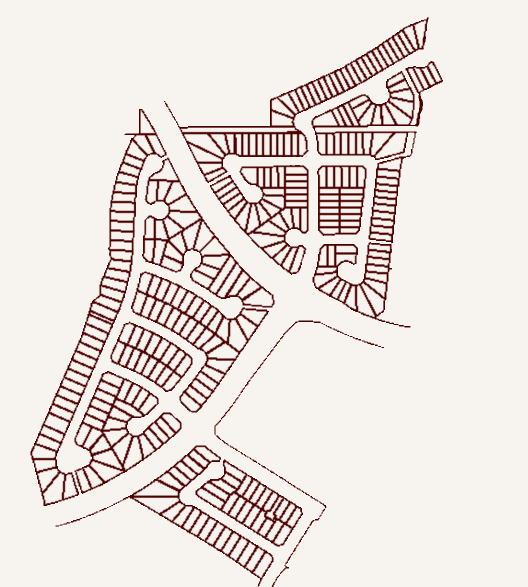
#> input picture map.png, 1056 x 1174 px (shown at 1/2 size)
$ python housecounter.py
#> lines starting #> are read from the running program, lines starting #| are printed output that depends on the picture; after the words box and inside, x2 and y2 are one past the last pixel; in counts of white or black regions, pixels touching at a corner belong together
import cv2 as cv
from matplotlib import colors
import matplotlib.pyplot as plt
import numpy as np
from tqdm import tqdm

# Change these constants to adjust the selection heuristic.
MIN_HOUSE_AREA = 80
MAX_HOUSE_AREA = 700
HOUSE_W_H_RATIO = 7

# HSV ranges used for the mask
LOWER_MASK_1 = np.array([0, 40, 65])
UPPER_MASK_1 = np.array([3, 255, 165])

BLUR_RADIUS = 0
assert BLUR_RADIUS == 0 or BLUR_RADIUS % 2 == 1 and BLUR_RADIUS > 1

def select(contour):
    """Selection heuristic function for contours.
    Requires a contour to have a m00 moment > 0,
    area within MIN_HOUSE_AREA and MAX_HOUSE_AREA,
    and a width/height ratio < HOUSE_W_H_RATIO.

    Args:
        contour: The contour to test.

    Returns:
        True if the contour is a house, False otherwise.
    """
    M = cv.moments(contour)
    A = cv.contourArea(contour)
    x, y, w, h = cv.boundingRect(contour)
    ratio = w / h if w > h else h / w
    return M['m00'] > 0 and MIN_HOUSE_AREA < A and A < MAX_HOUSE_AREA and ratio < HOUSE_W_H_RATIO


def main():
    img = cv.imread('map.png')
#> img is the input picture: shape (1174, 1056, 3); mean B, G, R 219.4, 223.1, 232.2

    # Use HSV to mask out the background
    img = cv.cvtColor(img, cv.COLOR_BGR2HSV)
#> img: shape (1174, 1056, 3); mean H, S, V 15.1, 24.6, 232.2
    mask = cv.inRange(img, LOWER_MASK_1, UPPER_MASK_1)
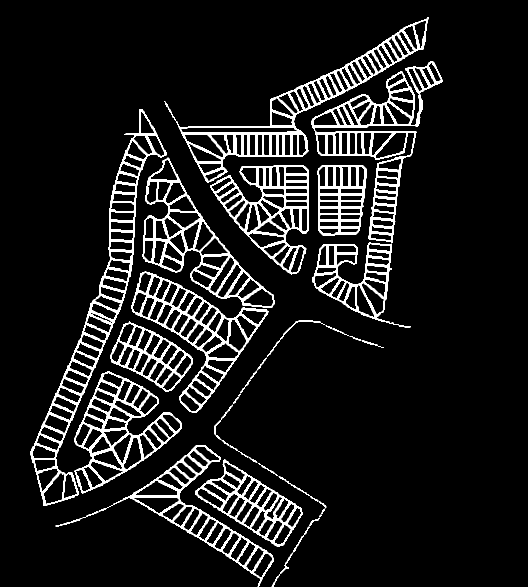
#> mask: shape (1174, 1056) (shown at 1/2 size); 8.9% white; 42 white regions (7 under 20 px)

    # Apply blur to reduce noise
    if BLUR_RADIUS:
        mask = cv.GaussianBlur(mask, (BLUR_RADIUS, BLUR_RADIUS), 0)

    contours, hierarchy = cv.findContours(
        mask, cv.RETR_TREE, cv.CHAIN_APPROX_SIMPLE)
#> contours = 379 contours, 12 with area under 20; largest, box (x1, y1, x2, y2) and area: (61, 218, 333, 1012) 40584, (328, 34, 858, 366) 33840, (623, 122, 886, 487) 30799, (284, 315, 549, 615) 28981, (262, 543, 538, 825) 28238

    filtered_countours = filter(select, contours)
    house_contours = list(filtered_countours)
#> in select, `M = cv.moments(contour)`: M = moments, m00 38, centre m10/m00, m01/m00 = (550.2, 1162.1)
#> in select, `A = cv.contourArea(contour)`: A = 38
#> in select, `x, y, w, h = cv.boundingRect(contour)`: x = 543; y = 1149; w = 17; h = 25
#> in select, `ratio = w / h if w > h else h / w`: ratio = 1.47
#> house_contours = 252 contours; largest, box (x1, y1, x2, y2) and area: (324, 1006, 369, 1042) 698, (361, 786, 400, 823) 698, (729, 559, 772, 595) 698, (138, 720, 186, 753) 698, (114, 775, 162, 805) 696

    # Randomly generate a color for each house
    hues = np.random.random(size=(len(house_contours), 1)) * 256
#> hues = 252 values, max 255.7 at index 149, min 1.2 at index 99, mean 126.4
    colors = np.append(hues, np.full((len(house_contours), 2), 255), axis=1)
#> colors = 252 rows, first 8: [140.5, 255, 255], [183.1, 255, 255], [154.3, 255, 255], [139.5, 255, 255], [108.5, 255, 255], [165.3, 255, 255], [112, 255, 255], [228.3, 255, 255]

    for (i, c) in tqdm(enumerate(house_contours), total=len(house_contours)):
        cv.drawContours(img, house_contours, i, colors[i], 1)

        M = cv.moments(c)
        digit = str(i + 1)
        cx = int(M['m10'] / M['m00']) - 2 * len(digit)
        cy = int(M['m01'] / M['m00']) + 2
        cv.putText(
            img,
            text=digit,
            org=(cx, cy),
            fontFace=cv.FONT_HERSHEY_SIMPLEX,
            fontScale=0.25,
            color=(0, 0, 0),
            thickness=1,
            lineType=cv.LINE_AA
        )
#> this loop made 252 passes
#> (digit, cx, cy) on passes 1 to 3: ('1', 585, 1104), ('2', 592, 977), ('3', 563, 1072)
#> img: shape (1174, 1056, 3); mean H, S, V 17.5, 27.2, 233

    # Convert to RGB
    img = cv.cvtColor(img, cv.COLOR_HSV2RGB)
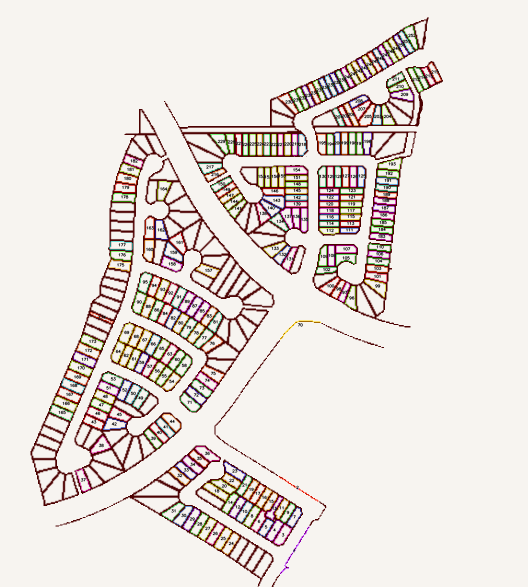
#> img: shape (1174, 1056, 3) (shown at 1/2 size); mean R, G, B 230.7, 222.7, 218.2

    plt.imshow(img)

    plt.title('Map')
    plt.suptitle(f'House Count: {len(house_contours)}')
    plt.savefig('out.png', dpi=300)

    plt.imshow(mask)
    plt.savefig('mask.png', dpi=300)
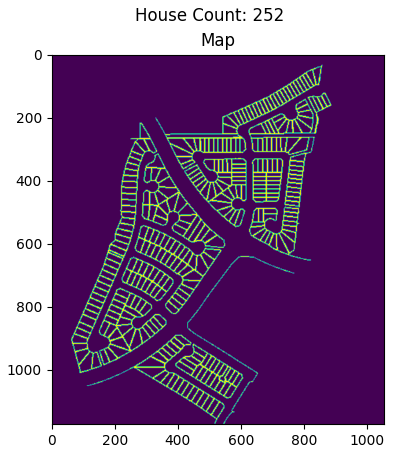
#> figure drawn by matplotlib, 1 panel


if __name__ == '__main__':
    main()
